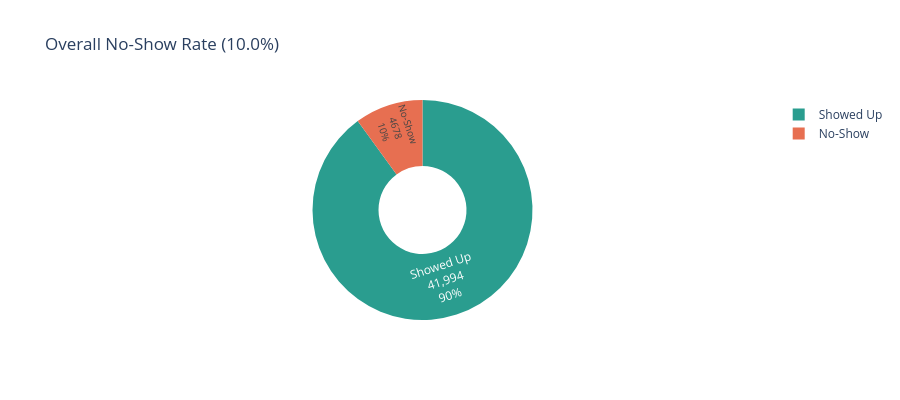

Write notebook code for a chart like this one.
### Markdown cell above
---
# 📊 Exploratory Data Analysis (EDA)

## Business Impact of No-Shows

Understanding the financial and operational cost of missed appointments.
Each no-show represents wasted provider time, lost revenue, and delayed care for other patients.

### Code cell
# === OVERALL NO-SHOW RATE ===
total = len(df)
no_shows = df['no_show_binary'].sum()
show_ups = total - no_shows
rate = no_shows / total * 100

print("=" * 55)
print("   📋 NO-SHOW SUMMARY")
print("=" * 55)
print(f"   Total Appointments:    {total:>10,}")
print(f"   Showed Up:             {show_ups:>10,}")
print(f"   No-Shows:              {no_shows:>10,}")
print(f"   No-Show Rate:          {rate:>9.1f}%")
print("=" * 55)

fig = px.pie(
    values=[show_ups, no_shows],
    names=['Showed Up', 'No-Show'],
    title=f'Overall No-Show Rate ({rate:.1f}%)',
    color_discrete_sequence=['#2A9D8F', '#E76F51'],
    hole=0.4
)
fig.update_traces(textposition='inside', textinfo='percent+label+value')
fig.update_layout(height=400)
fig.show()

### Figure 1 — Plotly figure (JSON) as saved in the notebook; plotly's stock layout.template omitted (floating-point values rounded to 4 significant figures)
{"data": [{"domain": {"x": [0, 1], "y": [0, 1]}, "hole": 0.4, "hovertemplate": "label=%{label}<br>value=%{value}<extra></extra>", "labels": ["Showed Up", "No-Show"], "legendgroup": "", "name": "", "showlegend": true, "textinfo": "percent+label+value", "textposition": "inside", "type": "pie", "values": [41994, 4678]}], "layout": {"height": 400, "legend": {"tracegroupgap": 0}, "piecolorway": ["#2A9D8F", "#E76F51"], "title": {"text": "Overall No-Show Rate (10.0%)"}}}
